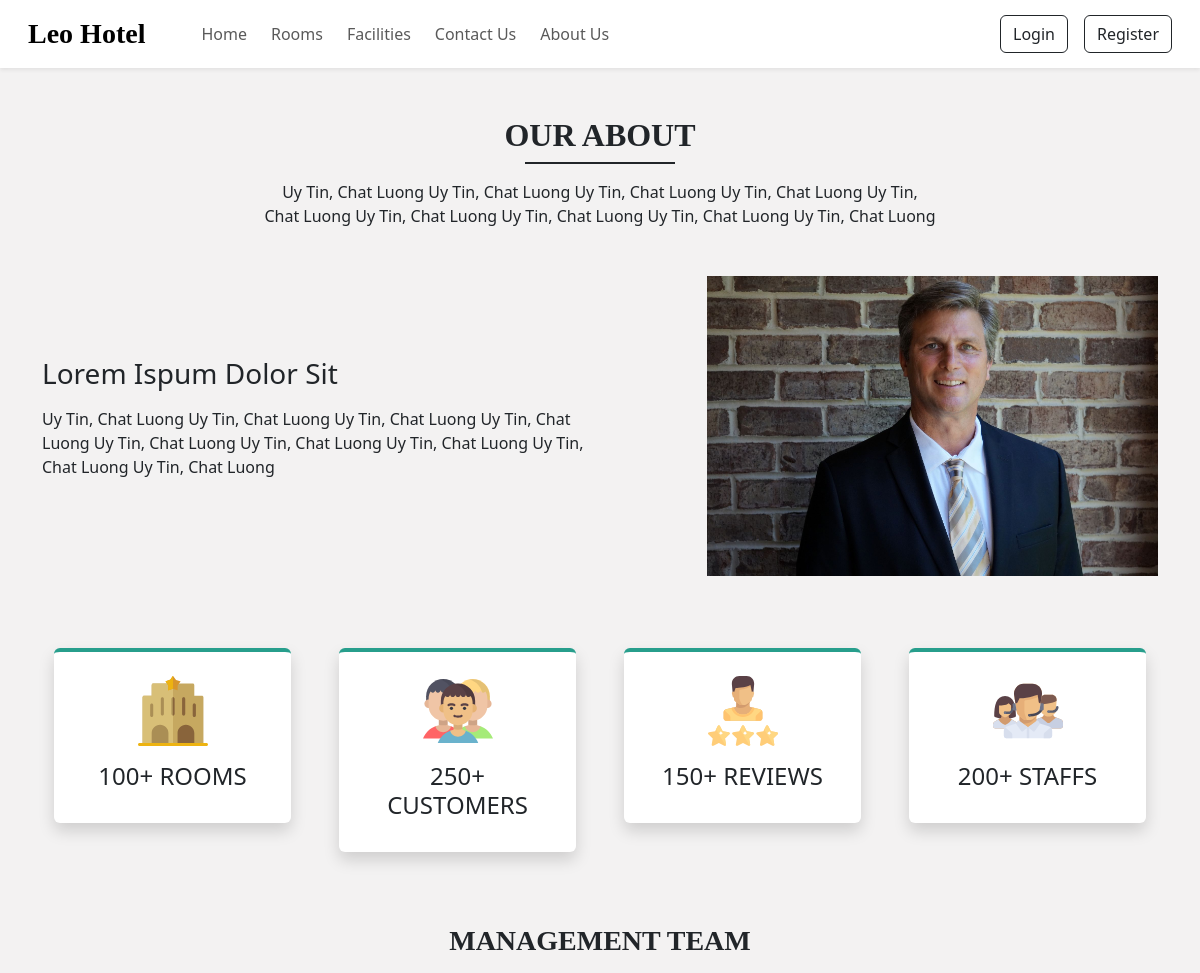
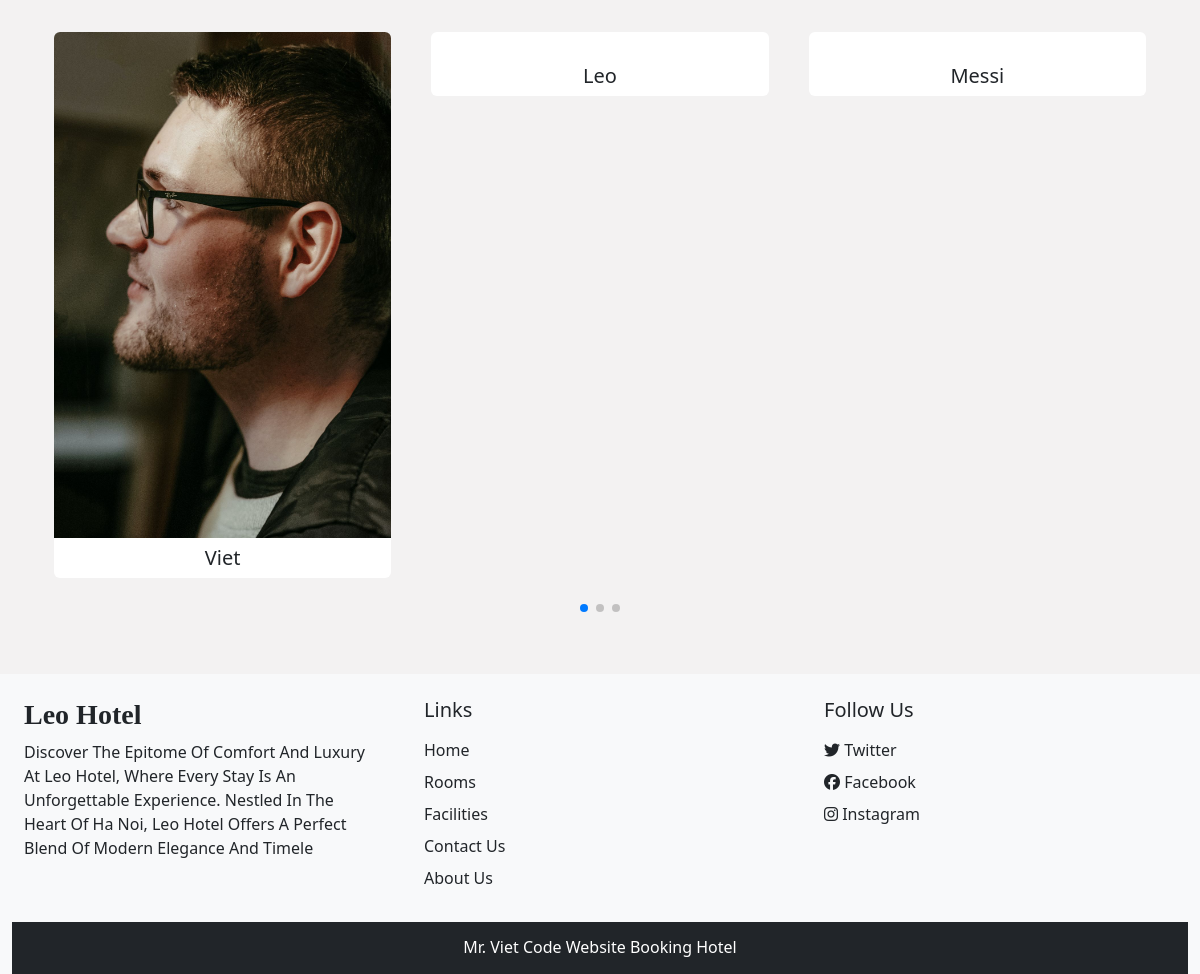
The app's page /index.php?act=about, older data (2 pictures, top to bottom).
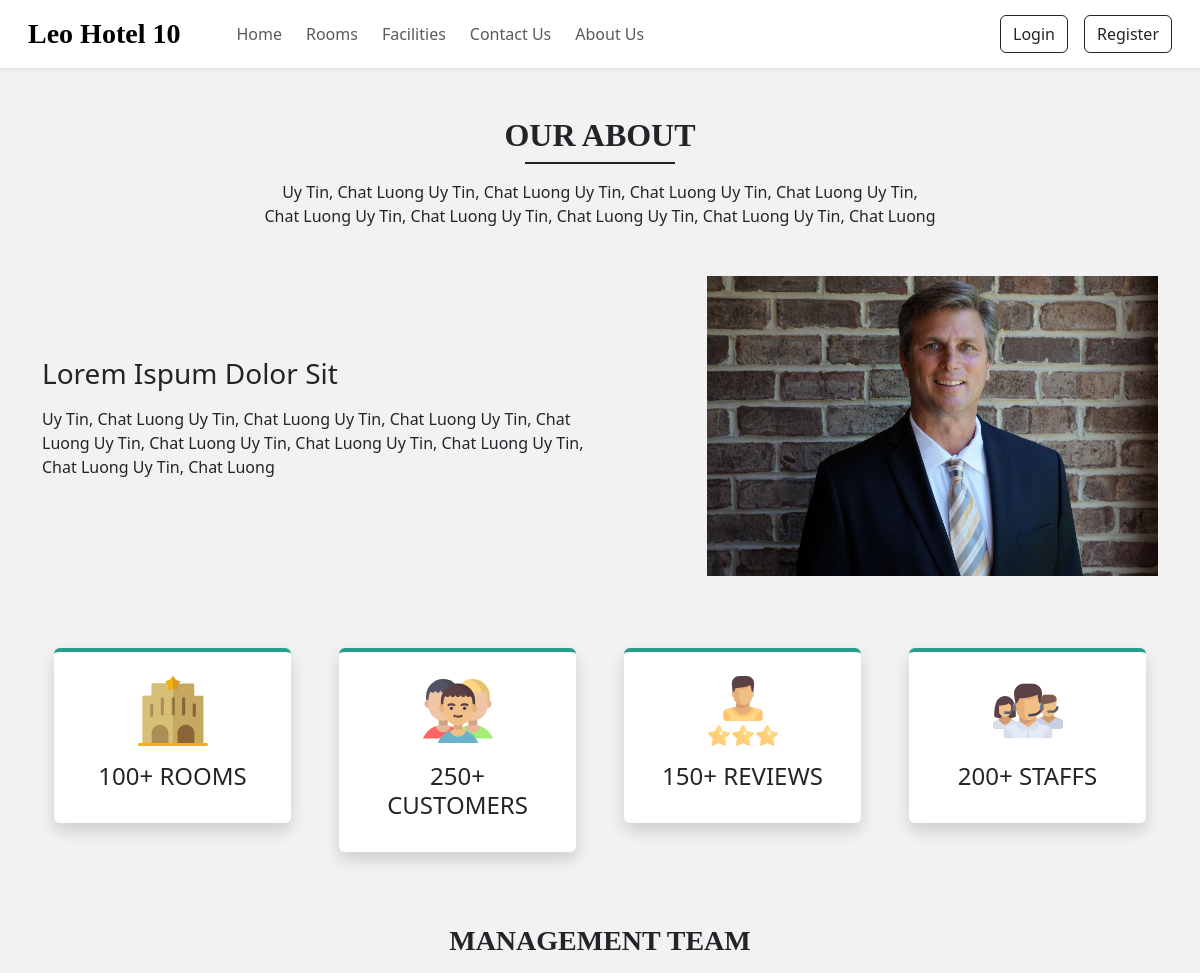
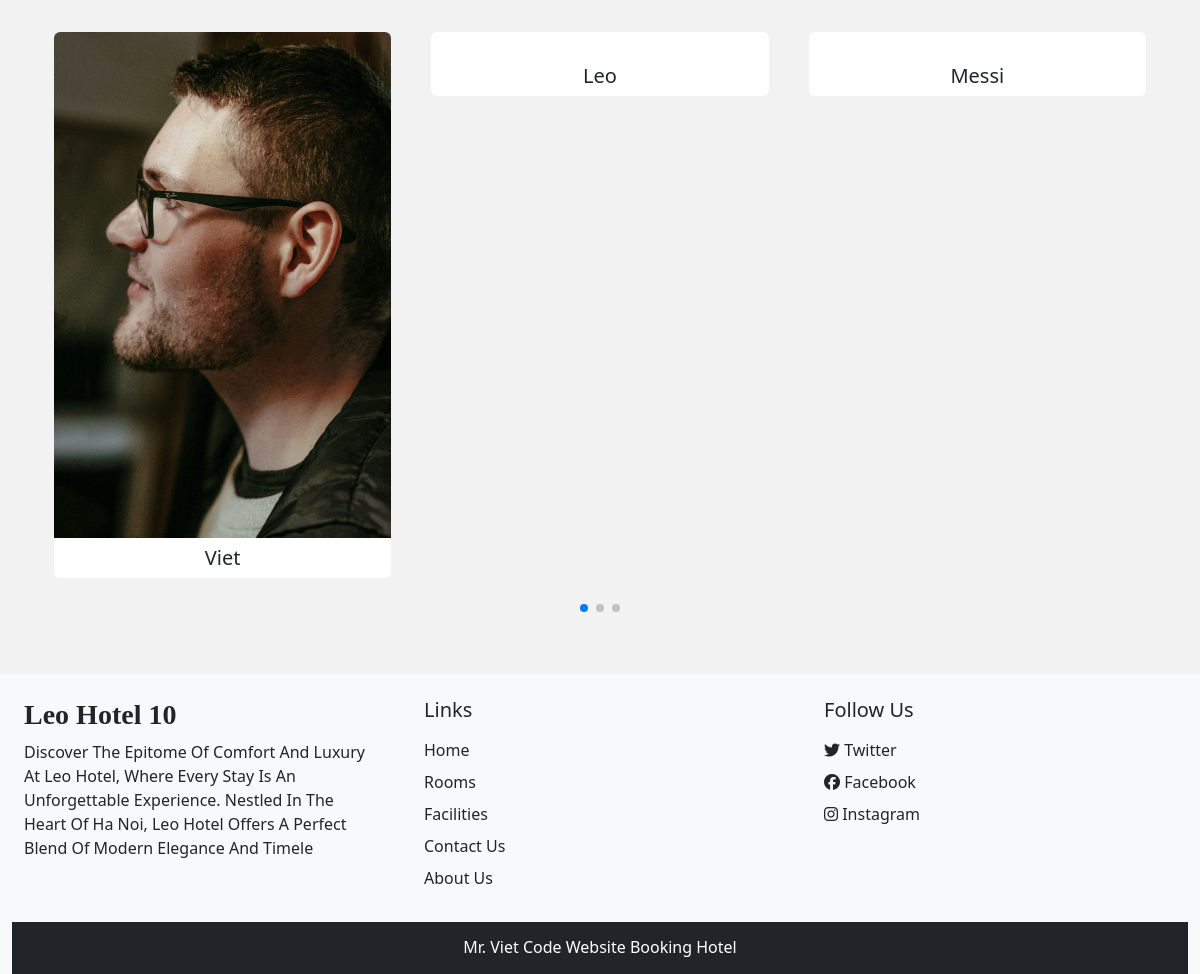
The same page, newer data (2 pictures, top to bottom).
### tables this page shows
CREATE TABLE `hotel_logo` (
  `id` int(10) NOT NULL,
  `name_hotel` varchar(100) NOT NULL,
  `about_us` varchar(200) NOT NULL
);

CREATE TABLE `team_details` (
  `sr_no` int(10) NOT NULL,
  `name` varchar(200) NOT NULL,
  `picture` varchar(255) NOT NULL
);

CREATE TABLE `contact_details` (
  `sr_no` int(10) NOT NULL,
  `address` varchar(50) NOT NULL,
  `gmap` varchar(100) NOT NULL,
  `pn1` varchar(30) NOT NULL,
  `pn2` varchar(30) NOT NULL,
  `email` varchar(100) NOT NULL,
  `fb` varchar(100) NOT NULL,
  `insta` varchar(100) NOT NULL,
  `tw` varchar(100) NOT NULL,
  `iframe` varchar(300) NOT NULL
);

### model/pdo.php (called while the page is built, shortened)
<?php
function pdo_get_connection(){
    $servername = "localhost";
    $username = "root";
    $password = "";
    try {
        $conn = new PDO("mysql:host=$servername;dbname=duan1", $username, $password);
        $conn->setAttribute(PDO::ATTR_ERRMODE, PDO::ERRMODE_EXCEPTION);
        return $conn;
    } catch(PDOException $e) {
        echo "Connection failed: " . $e->getMessage();
    }
}
function pdo_query($sql){
    $sql_args=array_slice(func_get_args(),1);
    try{
        $conn=pdo_get_connection();
        $stmt=$conn->prepare($sql);
        $stmt->execute($sql_args);
        $rows=$stmt->fetchAll();
        return $rows;
    }
    catch(PDOException $e){
        throw $e;
    }
    finally{
        unset($conn);
    }
}
?>

### model/settings.php (called while the page is built, shortened)
<?php
    function loadall_general_settings(){
        $sql = "SELECT * FROM `hotel_logo` WHERE 1";
        $result = pdo_query($sql);
        return $result;
    }
?>

### model/about.php (called while the page is built)
<?php
    function load_about(){
        $sql = "SELECT * FROM `team_details` WHERE 1";
        $result = pdo_query($sql);
        return $result;
    }
?>

### global.php (called while the page is built)
<?php
    $img_path = 'upload/';
?>

### model/contact.php (called while the page is built, shortened)
<?php
    function loadContact(){
        $sql = "SELECT * FROM `contact_details` WHERE 1";
        $result = pdo_query($sql);
        return $result;
    }
?>

### view/about.php (the view)
<main>
        <div class="my-5 px-4">
            <h2 class="text-center fw-bold h-font">OUR ABOUT</h2>
            <div class="h-line bg-dark"></div>
            <p class="text-center mt-3">
                Uy tin, chat luong Uy tin, chat luong Uy tin, chat luong Uy tin, chat luong Uy tin, <br> chat luong
                Uy tin, chat luong Uy tin, chat luong Uy tin, chat luong Uy tin, chat luong
            </p>
        </div>
        <div class="container">
            <div class="row justify-content-between align-items-center">
                <div class="col-lg-6 col-md-5 mb-4 order-lg-1 order-md-1 order-2">
                    <h3 class="mb-3">Lorem ispum dolor sit</h3>
                    <p>
                        Uy tin, chat luong Uy tin, chat luong Uy tin, chat luong Uy tin, chat luong Uy tin, chat luong
                        Uy tin, chat luong Uy tin, chat luong Uy tin, chat luong Uy tin, chat luong
                    </p>
                </div>
                <div class="col-lg-5 col-md-5 mb-4 order-lg-2 order-md-2 order-1">
                    <img src="images/about/about.jpg" class="w-100" alt="about">
                </div>
            </div>
        </div>
        <div class="container mt-5">
            <div class="row">
                <div class="col-lg-3 col-md-6 mb-4 px-4">
                    <div class="bg-white rounded shadow p-4 border-top border-4 text-center box">
                        <img src="images/about/hotel.svg" alt="hotel" width="70px">
                        <h4 class="mt-3">100+ ROOMS</h4>
                    </div>
                </div>
                <div class="col-lg-3 col-md-6 mb-4 px-4">
                    <div class="bg-white rounded shadow p-4 border-top border-4 text-center box">
                        <img src="images/about/customers.svg" alt="hotel" width="70px">
                        <h4 class="mt-3">250+ CUSTOMERS</h4>
                    </div>
                </div>
                <div class="col-lg-3 col-md-6 mb-4 px-4">
                    <div class="bg-white rounded shadow p-4 border-top border-4 text-center box">
                        <img src="images/about/rating.svg" alt="hotel" width="70px">
                        <h4 class="mt-3">150+ REVIEWS</h4>
                    </div>
                </div>
                <div class="col-lg-3 col-md-6 mb-4 px-4">
                    <div class="bg-white rounded shadow p-4 border-top border-4 text-center box">
                        <img src="images/about/staff.svg" alt="hotel" width="70px">
                        <h4 class="mt-3">200+ STAFFS</h4>
                    </div>
                </div>
            </div>
        </div>
        <h3 class="my-5 fw-bold h-font text-center">MANAGEMENT TEAM</h3>
        <div class="container px-4">
            <div class="swiper management">
                <div class="swiper-wrapper mb-5">
                    <?php
                        foreach ($about as $item){
                            extract($item);
                            $hinh = $img_path.$picture;
                            echo '
                            <div class="swiper-slide bg-white text-center overflow-hidden rounded">
                                <img src="'.$hinh.'" alt="" class="w-100">
                                <h5 class="mt-2">'.$name.'</h5>
                            </div>
                            ';
                        }
                    ?>
                </div>
                <div class="swiper-pagination"></div>
            </div>
        </div>
    </main>

### view/header.php (shortened to what this page needs)
<!DOCTYPE html>
<html lang="en">
<head>
    <link rel="stylesheet" href="https://cdn.jsdelivr.net/npm/bootstrap@5.3.2/dist/css/bootstrap.min.css">
    <link rel="stylesheet" href="https://cdnjs.cloudflare.com/ajax/libs/font-awesome/6.4.2/css/all.min.css">
    <link rel="stylesheet" href="css/style.css">
    <link rel="stylesheet" href="https://cdn.jsdelivr.net/npm/swiper@11/swiper-bundle.min.css" />
</head>
<body>
<header>
        <nav class="navbar navbar-expand-lg navbar-light bg-white px-lg-3 py-lg-2 shadow-sm sticky-top">
            <div class="container-fluid">
                <?php
                    foreach($general_settings as $logo){
                    }
                ?>
                <a class="navbar-brand me-5 fw-bold fs-3 h-font" href="index.php?act=home"><?=$logo['name_hotel'] ?></a>
                <div class="collapse navbar-collapse" id="navbarSupportedContent">
                    <ul class="navbar-nav me-auto mb-2 mb-lg-0">
                        <li class="nav-item">
                            <a class="nav-link me-2" aria-current="page" href="index.php?act=home">Home</a>
                        </li>
                        <li class="nav-item">
                            <a class="nav-link me-2" href="index.php?act=rooms">Rooms</a>
                        </li>
                        <li class="nav-item">
                            <a class="nav-link me-2" href="index.php?act=facilities">Facilities</a>
                        </li>
                        <li class="nav-item">
                            <a class="nav-link me-2" href="index.php?act=contact">Contact Us</a>
                        </li>
                        <li class="nav-item">
                            <a class="nav-link me-2" href="index.php?act=about">About us</a>
                        </li>
                    </ul>
                    <form action="" class="d-flex" role="search" method="POST">
                        <?php
                            if(isset($_SESSION['user']) && $_SESSION['user'] == true){
                                extract($_SESSION['user']);
                                echo '
                                <div class="btn-group">
                                    <button type="button" class="btn btn-outline-dark shadow-none dropdown-toggle" data-bs-toggle="dropdown" data-bs-display="static" aria-expanded="false">
                                    <img class="me-1" width="30px" height="30px"  src="'.$profile.'" alt=""> '.$name.'
                                    </button>
                                    <ul class="dropdown-menu dropdown-menu-lg-end">
                                        <li><a href="./index.php?act=profile" class="dropdown-item">Profile</a></li>
                                        <li><a href="./index.php?act=bookings" class="dropdown-item">Booking</a></li>
                                        <li><a href="./index.php?act=logout" class="dropdown-item">Logout</a></li>
                                    </ul>
                                </div>
                                ';
                            }else{
                        ?>
                        <button type="button" class="btn btn-outline-dark shadow-none me-lg-3 me-3"
                            data-bs-toggle="modal" data-bs-target="#loginModal">
                            Login
                        </button>
                        <button type="button" class="btn btn-outline-dark shadow-none" data-bs-toggle="modal"
                            data-bs-target="#registerModal">
                            Register
                        </button>
                        <?php
                            }
                        ?>
                    </form>
                </div>
            </div>
        </nav>
    </header>

### index.php (shortened to what this page needs)
<?php
    include "model/contact.php";
    include "model/about.php";
    include "model/pdo.php";
    include "model/settings.php";
    include "global.php";
    $contact_home = loadContact();
    $general_settings = loadall_general_settings();
    include "view/header.php";
    if(isset($_GET['act']) && ($_GET['act'] != "")){
        $act = $_GET['act'];
        switch ($act) {
            case 'about':
                $about = load_about();
                include "view/about.php";
                break;
        }
    }else{
        include "view/home.php";
    }
    include "view/footer.php";
?>

### view/footer.php (shortened to what this page needs)
<div class="container-fluid bg-light mt-5">
        <div class="row">
            <?php
                foreach($general_settings as $logo){
                }
            ?>
            <div class="col-lg-4 p-4">
                <h3 class="h-font fw-bold fs-3 mb-2"><?=$logo['name_hotel']?></h3>
                <p>
                    <?=$logo['about_us']?>
                </p>
            </div>
            <div class="col-lg-4 p-4">
                <h5 class="mb-3">Links</h5>
                <a href="index.php?act=home" class="d-inline-block mb-2 text-dark text-decoration-none">Home</a><br>
                <a href="index.php?act=rooms" class="d-inline-block mb-2 text-dark text-decoration-none">Rooms</a><br>
                <a href="index.php?act=facilities" class="d-inline-block mb-2 text-dark text-decoration-none">Facilities</a><br>
                <a href="index.php?act=contact" class="d-inline-block mb-2 text-dark text-decoration-none">Contact Us</a><br>
                <a href="index.php?act=about" class="d-inline-block mb-2 text-dark text-decoration-none">About Us</a><br>
            </div>
            <?php
                foreach($contact_home as $contact){
                    extract($contact);
                    echo '
                    <div class="col-lg-4 p-4">
                        <h5 class="mb-3">Follow Us</h5>
                        <a href="'.$tw.'" class="d-inline-block mb-2 text-dark text-decoration-none"><i
                                class="fa-brands fa-twitter"></i> Twitter</a><br>
                        <a href="'.$fb.'" class="d-inline-block mb-2 text-dark text-decoration-none"><i
                                class="fa-brands fa-facebook"></i> Facebook</a><br>
                        <a href="'.$insta.'" class="d-inline-block text-dark text-decoration-none"><i class="fa-brands fa-instagram"></i>
                            Instagram</a><br>
                    </div>
                    ';
                }
            ?>
        </div>
        <h6 class="text-center bg-dark text-white p-3 m-0">Mr. Viet Code website Booking Hotel</h6>
    </div>
</body>
</html>

### css/style.css (style rules this page uses)
:root { --teal: #2ec1ac; --teal_hover: #279e8c; }
html { font-family: "Nunito", sans-serif; margin: 0; padding: 0; box-sizing: border-box; text-decoration: none; outline: none; border: none; text-transform: capitalize; transition: all 0.2s linear; }
body { background-color: #f3f2f2; }
.h-font { font-family: "Merienda", cursive; }
.h-line { width: 150px; margin: 0 auto; height: 1.7px; }
.box { border-top-color: var(--teal_hover) !important ; }

Row changes from the older to the newer data that the page shows:
changed hotel_logo: name_hotel "Leo Hotel" → "Leo Hotel 10"
